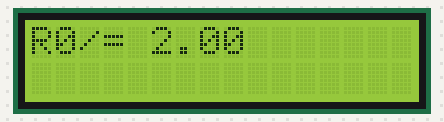
A sketch run on a simulated Arduino Uno, built with avr-gcc and run on an emulated ATmega328P. Parts: 16×2 character LCD. At 8.1 s the program stops and its outputs stay as they are.

Above: at 0.1 s.
At 2.1 s:
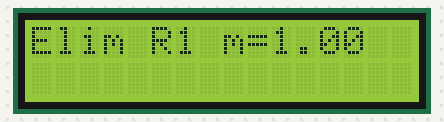
At 4.1 s:
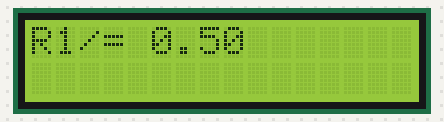
At 6.1 s:
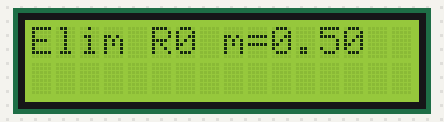
At 8.1 s:
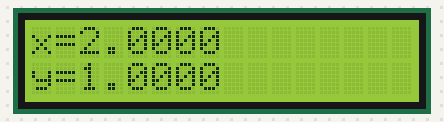

Measured:
- what the display in image 1 shows lasts 2.0 s, from 2.1 s to 4.1 s

The sketch:

Gauss_Jordan_Method.ino
```cpp
#include <LiquidCrystal.h>
LiquidCrystal lcd(8,9,4,5,6,7);

float A[2][3] = {{2,1,5},{1,1,3}}; // augmented
int phase=0;

void setup(){
  lcd.begin(16,2);
}
void loop(){
  if(phase==0){
    // make leading 1 in row0
    float f = A[0][0];
    for(int j=0;j<3;j++) A[0][j]/=f;
    lcd.setCursor(0,0); lcd.print("R0/= ");
    lcd.print(f,2);
    phase++; delay(2000);
  }
  else if(phase==1){
    // eliminate row1 col0
    float m = A[1][0];
    for(int j=0;j<3;j++) A[1][j] -= m*A[0][j];
    lcd.clear(); lcd.print("Elim R1 m="); lcd.print(m,2);
    phase++; delay(2000);
  }
  else if(phase==2){
    // make leading 1 in row1
    float f = A[1][1];
    A[1][2]/=f; A[1][1]=1;
    lcd.clear(); lcd.print("R1/= "); lcd.print(f,2);
    phase++; delay(2000);
  }
  else if(phase==3){
    // eliminate above
    float m = A[0][1];
    A[0][2] -= m*A[1][2];
    A[0][1]=0;
    lcd.clear(); lcd.print("Elim R0 m="); lcd.print(m,2);
    phase++; delay(2000);
  }
  else {
    lcd.clear();
    lcd.setCursor(0,0); lcd.print("x=");
    lcd.print(A[0][2],4);
    lcd.setCursor(0,1); lcd.print("y=");
    lcd.print(A[1][2],4);
    while(1);
  }
}
```
